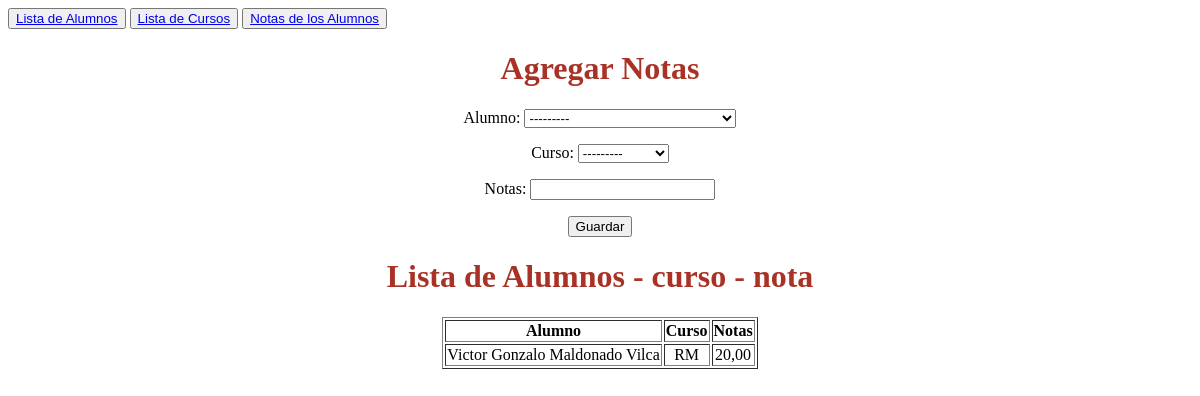
The page /notas/ on the database as committed earlier.
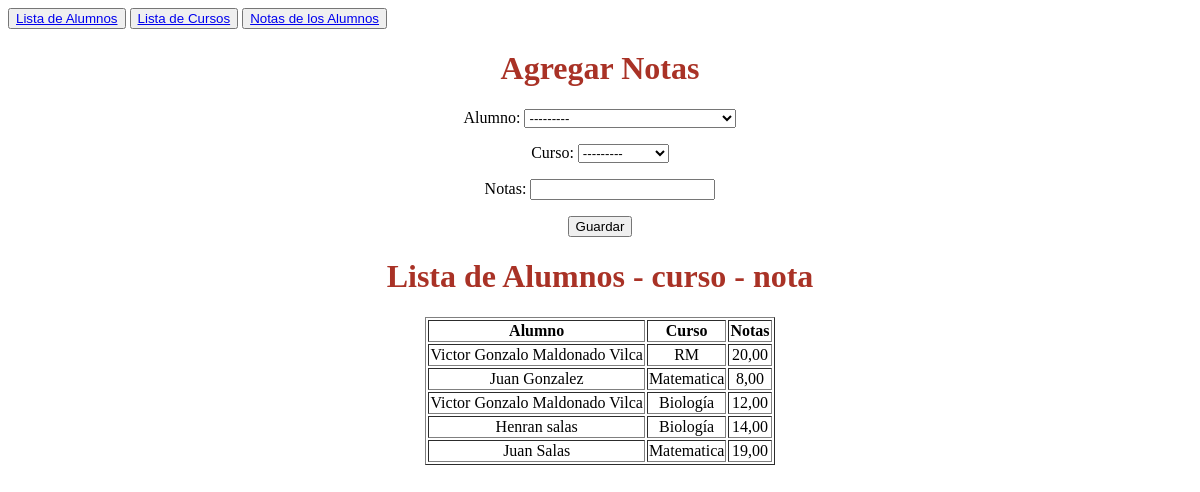
The same page on the database as committed later.
### gestion_Universitaria/models.py (models this page shows, shortened)
class NotasAlumnosPorCurso(models.Model):
  alumno = models.ForeignKey(Alumno, on_delete=models.CASCADE)
  curso = models.ForeignKey(Curso, on_delete=models.CASCADE)
  notas = models.DecimalField(max_digits=5, decimal_places=2)

class Alumno(models.Model):
  cui = models.IntegerField(
    validators=[
      MinValueValidator(10000000, message="Se requiere 8 digitos"),
      MaxValueValidator(99999999, message="Se requiere 8 digitos")
    ],
    unique=True
  )
  nombre = models.CharField(max_length=100)
  apellidos = models.CharField(max_length=100)
  edad = models.IntegerField(validators=[MinValueValidator(0), MaxValueValidator(100)])
  dni = models.IntegerField(
    validators=[
      MinValueValidator(10000000, message="Se requiere 8 digitos"),
      MaxValueValidator(99999999, message="Se requiere 8 digitos")
    ]
  )
  def __str__(self):
    return f"{self.nombre} {self.apellidos}"

class Curso(models.Model):
  codigo = models.IntegerField(
    validators=[
      MinValueValidator(1000000, message="Se requiere 7 digitos"),
      MaxValueValidator(9999999, message="Se requiere 7 digitos")
    ]
  )
  nombre = models.CharField(max_length=100)
  def __str__(self):
    return self.nombre

### gestion_Universitaria/views.py (the view)
# urls.py: path('notas/', views.agregar_notas_alumnos_por_curso, name='agregar_nota'),
def agregar_notas_alumnos_por_curso(request):
  if request.method == 'POST':
    form = NotasAlumnosPorCursoForm(request.POST)
    if form.is_valid():
      form.save()
      return redirect('agregar_nota')
  else:
    form = NotasAlumnosPorCursoForm()
  notas = NotasAlumnosPorCurso.objects.all()
  return render(request, 'gestion_Universitaria/agregar_nota.html', {'form': form, 'notas': notas})

### gestion_Universitaria/forms.py
class NotasAlumnosPorCursoForm(forms.ModelForm):
  alumno = forms.ModelChoiceField(queryset=Alumno.objects.all(), label='Alumno')
  curso = forms.ModelChoiceField(queryset=Curso.objects.all(), label='Curso')
  class Meta:
    model = NotasAlumnosPorCurso
    fields = ['alumno', 'curso', 'notas']

### gestion_Universitaria/templates/gestion_Universitaria/agregar_nota.html (shortened to what this page needs)
<!DOCTYPE HTML>
<html>
  <head>
  </head>
  <body>
    <nav>
      <button class="navegaacion"><a href="{% url 'agregar_alumno' %}">Lista de Alumnos</a></button>
      <button class="navegaacion"><a href="{% url 'agregar_curso' %}">Lista de Cursos</a></button>
      <button class="navegaacion"><a href="#">Notas de los Alumnos</a></button>
    </nav>
    <div>
      <center>
        <h1 style="color: #A93226">Agregar Notas</h1>
        <form method="POST">
          {{ form.as_p }}
          <button type="submit">Guardar</button>
        </form>
      </center>
    </div>
    <div>
      <center>
        <h1 style="color: #A93226">Lista de Alumnos - curso - nota</h1>
        {% if notas %}
          <table border="1" style="text-align: center">
            <tr>
              <th>Alumno</th>
              <th>Curso</th>
              <th>Notas</th>
            </tr>
            {% for nota in notas %}
              <tr>
                <td>{{ nota.alumno}}</td>
                <td>{{ nota.curso }}</td>
                <td>{{ nota.notas }}</td>
              </tr>
            {% endfor %}
          </table>
        {% else %}
          <p>No hay notas en la base de datos.</p>
        {% endif %}
      </center>
    </div>
  </body>
</html>

Rows that differ between the two databases and show on the page:
added NotasAlumnosPorCurso: alumno "Juan Gonzalez", curso "Matematica", notas "8,00"
added NotasAlumnosPorCurso: alumno "Victor Gonzalo Maldonado Vilca", curso "Biología", notas "12,00"
added NotasAlumnosPorCurso: alumno "Henran salas", curso "Biología", notas "14,00"
added NotasAlumnosPorCurso: alumno "Juan Salas", curso "Matematica", notas "19,00"
